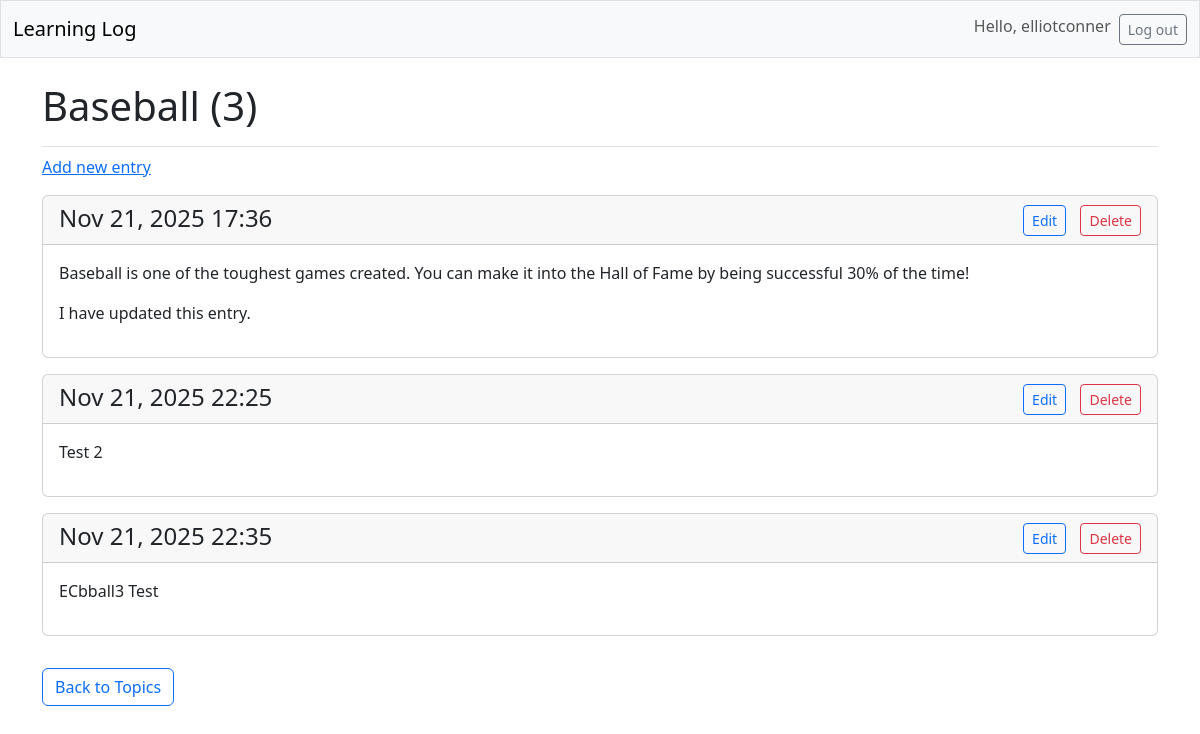
Before: /topics/3/ (signed in) with the older database file.
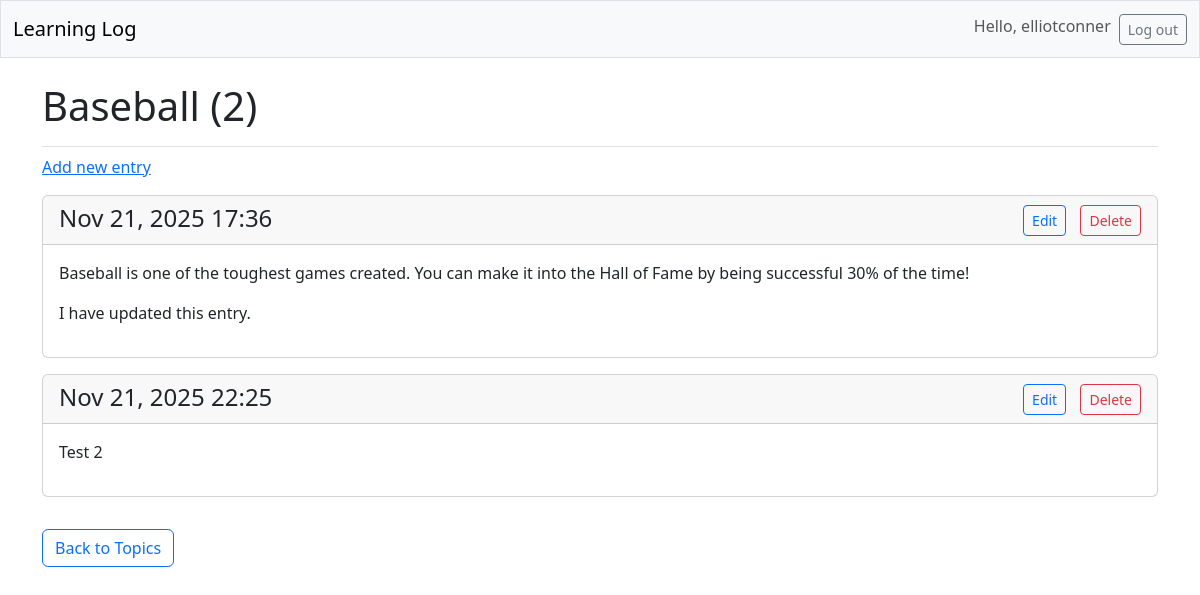
After: the same page with the newer database file.
### learning_logs/models.py (models this page shows, shortened)
class Topic(models.Model):
    text = models.CharField(max_length=200)
    date_added = models.DateTimeField(auto_now_add=True)
    owner = models.ForeignKey(User, on_delete=models.CASCADE)

class Entry(models.Model):
    topic = models.ForeignKey(Topic, on_delete=models.CASCADE)
    text = models.TextField()
    date_added = models.DateTimeField(auto_now_add=True)
    class Meta:
        verbose_name_plural = 'entries'

### learning_logs/views.py (the view)
# urls.py: path('topics/<int:topic_id>/', views.topic, name='topic'),
@login_required
def topic(request, topic_id):
    topic = Topic.objects.get(id=topic_id)
    entries = topic.entry_set.order_by('date_added')
    context = {'topic': topic, 'entries': entries}
    return render(request, 'learning_logs/topic.html', context)

### learning_logs/templates/learning_logs/topic.html
{% extends 'learning_logs/base.html' %}
{% block page_header %}
  <h1>
      {{ topic.text }}
      {% if entries.count > 0 %}
        ({{ entries.count }})
      {% endif %}
  </h1>
{% endblock page_header %}
{% block content %}
  <p>
      <a href="{% url 'learning_logs:new_entry' topic.id %}">Add new entry</a>
  </p>
  {% for entry in entries %}
    <div class="card mb-3">
        <h4 class="card-header d-flex justify-content-between align-center-items">
          <span> {{ entry.date_added|date:'M d, Y H:i' }}</span>
          <span>
              <a href="{% url 'learning_logs:edit_entry' entry.id %}" class="btn btn-sm btn-outline-primary me-2">Edit</a>
              <a href="{% url 'learning_logs:delete_entry' entry.id %}" class="btn btn-sm btn-outline-danger"
                 onclick="return confirm('Are you sure you want to delete this entry?');">Delete</a>
          </span>
        </h4>
        <div class="card-body">{{ entry.text|linebreaks }}</div>
    </div>
  {% empty %}
    <p>There are no entries for this topic yet.</p>
  {% endfor %}
  <a href="{% url 'learning_logs:topics' %}" class="btn btn-outline-primary mt-3">
  Back to Topics
  </a>
{% endblock content %}

### learning_logs/templates/learning_logs/base.html (shortened to what this page needs)
<!doctype html>
<html lang="en">
<head>
    {% load django_bootstrap5 %}
    {% bootstrap_css %}
</head>
<body>
  <nav class="navbar navbar-expand-md navbar-light bg-light mb-4 border">
      <div class="container-fluid">
          <a class="navbar-brand" href="{% url 'learning_logs:index' %}">
              Learning Log</a>
          <div class="collapse navbar-collapse" id="navbarCollapse">
              <ul class="navbar-nav ms-auto mb-2 mb-md-0">
                  {% if user.is_authenticated %}
                    <li class="nav-item">
                      <span class="navbar-text me-2">Hello, {{ user.username }}</span>
                    </li>
                    <li class="nav-item">
                      <form action="{% url 'accounts:logout' %}" method="post" class="d-inline">
                          <button name="submit" class="btn btn-outline-secondary btn-sm">Log out</button>
                      </form>
                    </li>
                  {% endif %}
              </ul>
          </div>
      </div>
  </nav>
  <main class="container">
      <div class="pb-2 mb-2 border-bottom">
          {% block page_header %}{% endblock page_header %}
      </div>
      <div>
          {% block content %}{% endblock content %}
      </div>
  </main>
</body>
</html>

Changed rows visible on the page:
removed Entry: date_added "Nov 21, 2025 22:35", text "ECbball3 Test"
Other visible differences:
{{ entries.count }}: "3" → "2"
